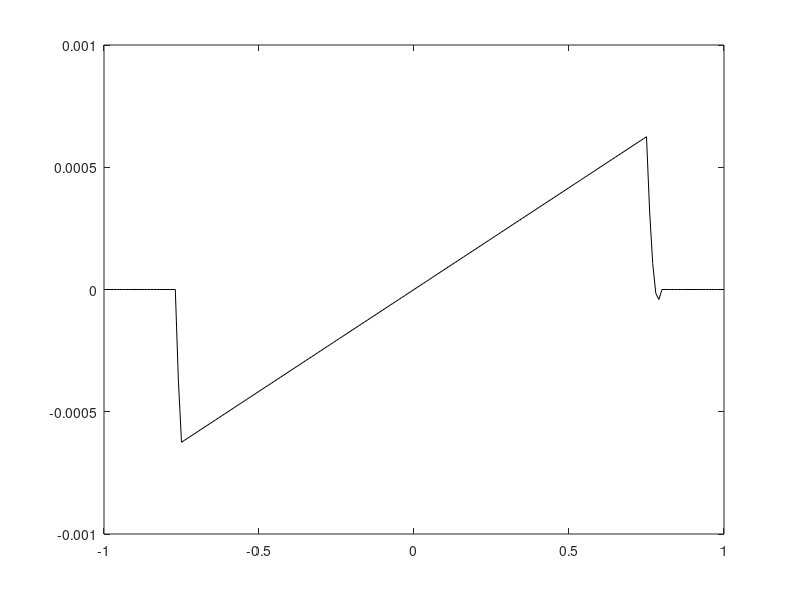

The MATLAB source for this figure:
x=-1:0.01:1;
y = -1:0.01:1;
R = 0.75;
MU = 0.2;
Ro = 0.75*(1.0+1.0/24);
omega = 0.000833;
X1 =0.0;
e = 0.5* (Ro - R);
c = Ro - R;
eps = e/(Ro-R);

for i =1:max(size(x))
    if (abs(x(i))<R)
        u(i) = omega*x(i);
    elseif (abs(x(i)-e)>Ro)
         u(i) = 0.0;
    else
         u(i) = omega*x(i)*(1.0 - (sqrt(x(i)*x(i) + X1*X1) - R)/(c + e*x(i)/sqrt(x(i)*x(i) + X1*X1)) - (3*eps*((sqrt(x(i)*x(i) + X1*X1) - R)/(c + e*x(i)/sqrt(x(i)*x(i) + X1*X1)) - ((sqrt(x(i)*x(i) + X1*X1) - R)/(c + e*x(i)/sqrt(x(i)*x(i) + X1*X1)))*((sqrt(x(i)*x(i) + X1*X1) - R)/(c + e*x(i)/sqrt(x(i)*x(i) + X1*X1))))*(2*x(i)/sqrt(x(i)*x(i) + X1*X1)+3*eps+eps*eps*x(i)/sqrt(x(i)*x(i) + X1*X1)))/((2+eps^2)*(1+eps*x(i)/sqrt(x(i)*x(i) + X1*X1))));

    end
end
%csvwrite('u_output.csv', u);
% hold on
plot(x,u,'-k');

for i =1:max(size(y))
    if (abs(y(i))<R)
        p(i) = 0.5*omega*omega*(y(i)*y(i));
    elseif (abs(y(i))> sqrt(Ro*Ro-e*e))
         p(i) = 0.0;
    else
        p(i) = 6*MU*eps*omega*R*R*2.0*(y(i)/sqrt(y(i)*y(i)))/((2+eps^2)*c*c) ;
    end
end
% figure
%plot(x,u,'-k');
